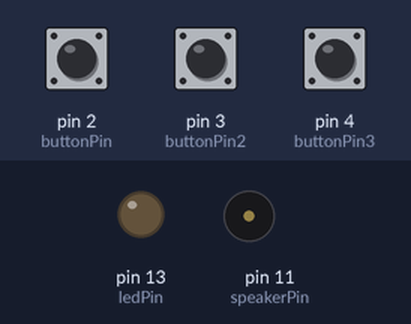
Simulated run of this sketch. Board: Arduino Uno, built with avr-gcc and run on an emulated ATmega328P. Shown: output pins drawn as LEDs (lit = HIGH), buzzer (waves = sounding). The inputs (shaded band) are chosen by the test bench; at power-on: pin 2 (buttonPin) LOW, pin 3 (buttonPin2) LOW, pin 4 (buttonPin3) LOW.

Above: at 1.2 s.
1.3 s: pin 2 (buttonPin) pulled HIGH for 0.15 s
At 1.37 s:
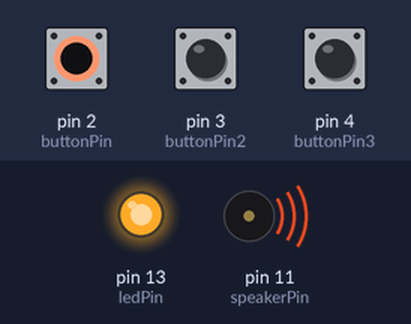
2.9 s: pin 2 (buttonPin) pulled HIGH for 3.2 s
At 7.1 s:
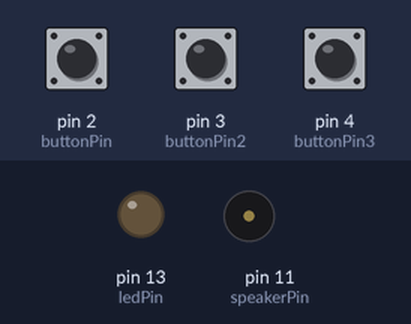
7.6 s: pin 3 (buttonPin2) pulled HIGH for 3.2 s
At 8.3 s:
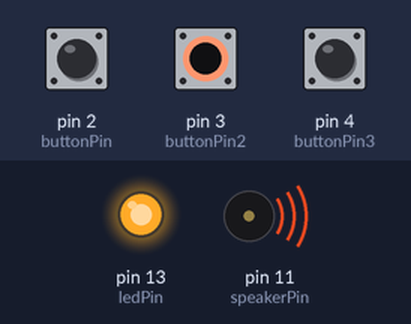
Timing chart, 0 to 12.3 s (numbered marks = the images above; inputs shaded):
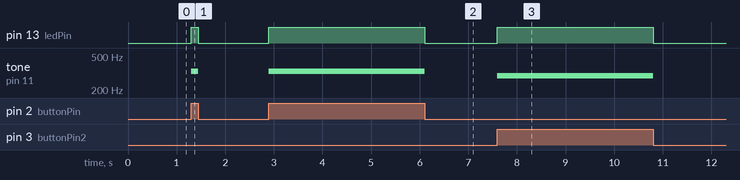

The sketch:

toneButtons.ino
```cpp
/* instrumneto, tocar una nota determinada al pulsar un determinado pulsador momentaneo: sando funcion tone(pin, frecuencia(Hertz))*/
const int buttonPin = 2;
const int buttonPin2 = 3;
const int buttonPin3 = 4;
const int ledPin = 13;
const int speakerPin = 11;

int buttonState = 0;
int buttonState2 = 0;
int buttonState3 = 0;

void setup() {
  pinMode(ledPin, OUTPUT);

  pinMode(buttonPin, INPUT);
  pinMode(buttonPin2, INPUT);
  pinMode(buttonPin3, INPUT);

  pinMode(speakerPin, OUTPUT);
}

void loop() {
  buttonState = digitalRead(buttonPin);
  buttonState2 = digitalRead(buttonPin2);
  buttonState3 = digitalRead(buttonPin3);

  if (buttonState == HIGH) {
    digitalWrite(ledPin, HIGH);
    tone(speakerPin, 330);
  } else if (buttonState2 == HIGH) {
    digitalWrite(ledPin, HIGH);
    tone(speakerPin, 294);
  } else if (buttonState3 == HIGH) {
    digitalWrite(ledPin, HIGH);
    tone(speakerPin, 262);
  } else {
    noTone(speakerPin);
    digitalWrite(ledPin, LOW);
  }
}
```

Measured:
- after the input at 1.3 s, pin 13 (ledPin): LOW → HIGH at once, → LOW 0.15 s later; tone on pin 11 (speakerPin): silent → 330 Hz at once, → silent 0.15 s later
- after the input at 2.9 s, pin 13 (ledPin): LOW → HIGH at once, → LOW 3.2 s later; tone on pin 11 (speakerPin): silent → 330 Hz at once, → silent 3.2 s later
- after the input at 7.6 s, pin 13 (ledPin): LOW → HIGH at once, → LOW 3.2 s later; tone on pin 11 (speakerPin): silent → 294 Hz at once, → silent 3.2 s later
